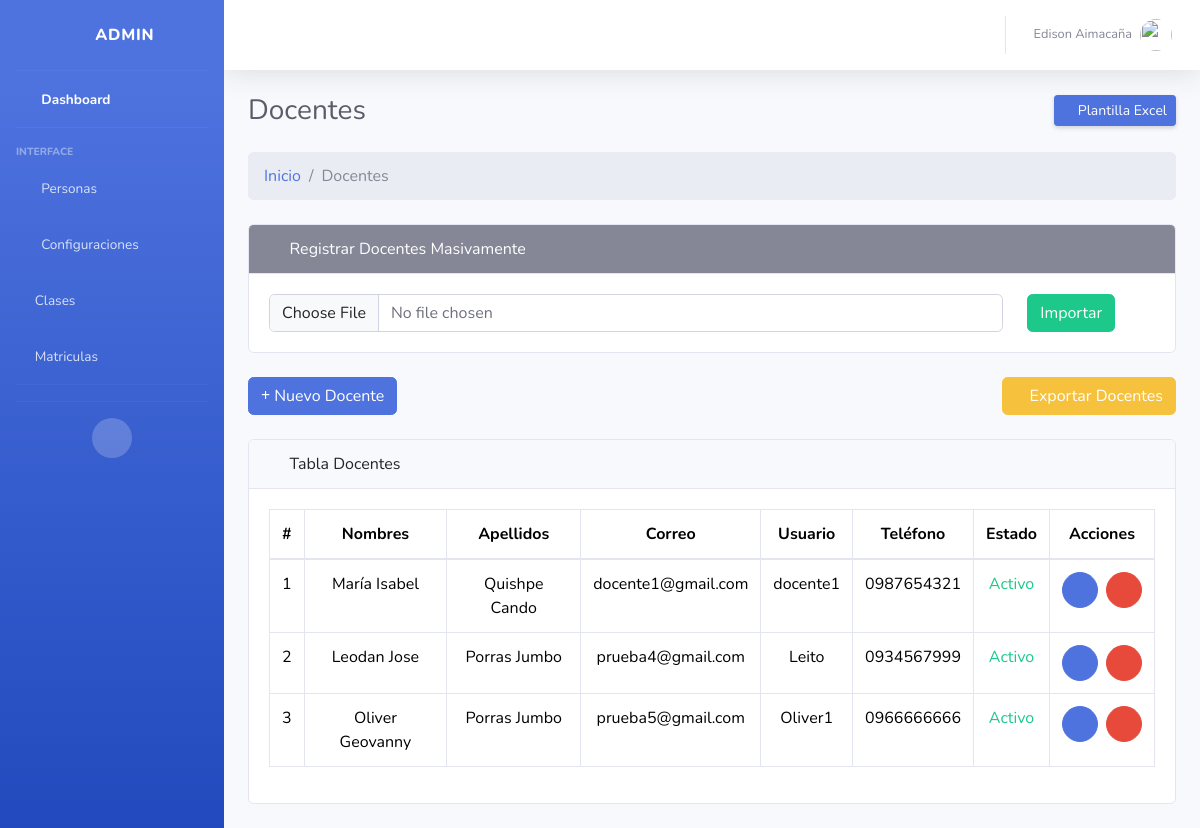
/docente/ (signed in), run on an earlier commit of the app's database.
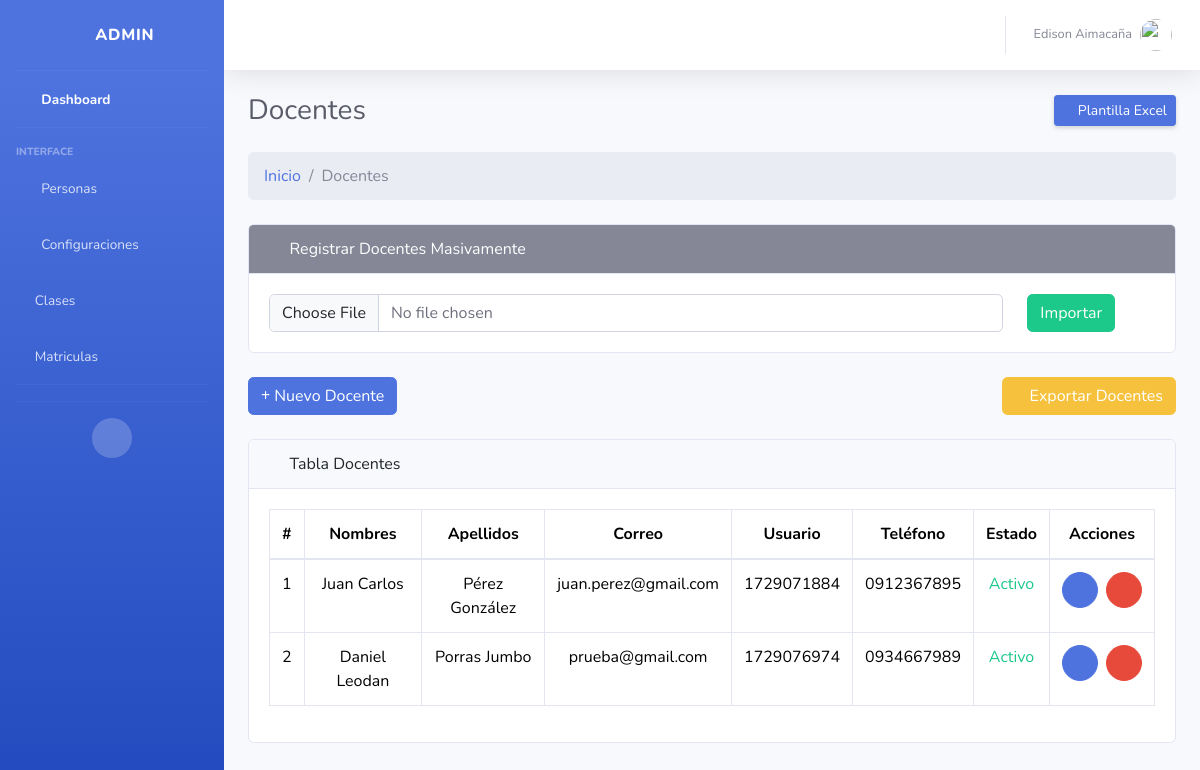
And on a later commit of the database.
### Aplicaciones/core/models.py (models this page shows, shortened)
class Docentes(models.Model):
    doc_id = models.AutoField(primary_key=True)
    fk_id_persona = models.ForeignKey(Personas,verbose_name='Persona',on_delete=models.CASCADE)
    doc_cargo = models.CharField(max_length=100,default="Null",null=False,verbose_name="Cargo:")
    doc_fotografia = models.ImageField(upload_to='docentes/',default=None,verbose_name="Fotografía:")
    doc_estado = models.BooleanField(default=True,verbose_name='Estado:')

class Personas(models.Model):
    per_id = models.AutoField(primary_key=True)
    fk_id_usuario = models.ForeignKey(User,verbose_name='Usuario',on_delete=models.CASCADE)
    per_segundo_nombre = models.CharField(max_length=50,default="Null",null=False,verbose_name="Segundo nombre:")
    per_segundo_apellido = models.CharField(max_length=50,default="Null",null=False,verbose_name="Segundo apellido:")
    per_fecha_nacimiento = models.DateField(
        null=True,          # permite guardar NULL en la base de datos
        blank=True,         # permite dejarlo en blanco en formularios
        verbose_name="Fecha de nacimiento:"
    )
    per_cedula = models.CharField(max_length=15,default="Null",null=False,verbose_name="Cédula:")
    per_telefono = models.CharField(max_length=15,default="Null",null=True,verbose_name="Teléfono:")
    per_fecha_actualizacion = models.DateTimeField(auto_now=True,verbose_name='Actualizado el:')

### Aplicaciones/core/views/crud_docente_views.py (the view)
# urls.py: path('', loguin_views.index, name='loguin_index'),
@admin_required
def index(request):
    docentes = Docentes.objects.exclude(fk_id_persona__fk_id_usuario=request.user)
    return render(request, 'docente/index.html', {'docentes': docentes})

### Aplicaciones/core/context_processors.py (called while the page is built, shortened)
def foto_perfil_usuario(request):
    if request.user.is_authenticated:
        try:
            persona = Personas.objects.get(fk_id_usuario=request.user)
        except Personas.DoesNotExist:
            return {'foto_perfil': None}
        administrador = Administradores.objects.filter(fk_id_persona=persona).first()
        if administrador and administrador.adm_fotografia:
            return {'foto_perfil': administrador.adm_fotografia.url}
    return {'foto_perfil': None}

### Aplicaciones/core/templates/docente/index.html (shortened to what this page needs)
{% extends 'plantillas/MasterAdmin.html' %}
{% load static %}
{% block css %}
<link href="{% static 'vendor/fontawesome-free/css/all.min.css' %}" rel="stylesheet" type="text/css">
{% endblock %}
{% block content %}
<div class="container-fluid ">
  <div class="d-sm-flex align-items-center justify-content-between mb-4">
    <h1 class="h3 mb-0 text-gray-800">Docentes</h1>
    <a href="{% url 'descargar_plantilla_docentes' %}" class="d-none d-sm-inline-block btn btn-sm btn-primary shadow-sm">
      <i class="fas fa-download"></i> Plantilla Excel
    </a>
  </div>
  <ol class="breadcrumb mb-4">
    <li class="breadcrumb-item"><a href="{% url 'core_admin' %}">Inicio</a></li>
    <li class="breadcrumb-item active">Docentes</li>
  </ol>
  <div class="card mb-4">
    <div class="row">
      <div class="col-md-12">
        <div class="card-header bg-secondary text-white">
          <i class="fas fa-file-upload me-1"></i> Registrar Docentes Masivamente
        </div>
        <div class="card-body">
          <form id="form-importar-excel">
            <div class="row">
              <div class="col-md-10">
                <input type="file" name="archivo" id="archivo" class="form-control" accept=".xlsx" required>
              </div>
              <div class="col-md-2">
                <button type="submit" class="btn btn-success">Importar</button>
              </div>
            </div>
          </form>
        </div>
      </div>
    </div>
  </div>
  <div class="row mb-4 d-flex justify-content-between">
    <div class="col-auto">
      <a href="{% url 'docente_create' %}" class="btn btn-primary"><i class="fas fa-plus"></i> Nuevo
        Docente
      </a>
    </div>
    <div class="col-auto">
      <a href="{% url 'exportar_docentes' %}" class="btn btn-warning">
        <i class="fas fa-download fa-sm text-white-50"></i> Exportar Docentes
      </a>
    </div>
  </div>
  <div class="card mb-4">
    <div class="card-header">
      <i class="fas fa-table me-1"></i>
      Tabla Docentes
    </div>
    <div class="card-body">
      <div class="table-responsive">
        <table class="table table-bordered text-center" id="tbl-docente" width="100%" cellspacing="0">
          <thead>
            <tr>
              <th style="width: 1%;">#</th>
              <th>Nombres</th>
              <th>Apellidos</th>
              <th>Correo</th>
              <th>Usuario</th>
              <th>Teléfono</th>
              <th>Estado</th>
              <th class="text-center">Acciones</th>
            </tr>
          </thead>
          <tbody>
            {% for docente in docentes %}
              <tr>
                <td>{{ forloop.counter }}</td>
                <td>{{docente.fk_id_persona.fk_id_usuario.first_name}} {{docente.fk_id_persona.per_segundo_nombre}}</td>
                <td>{{docente.fk_id_persona.fk_id_usuario.last_name}} {{docente.fk_id_persona.per_segundo_apellido}}</td>
                <td>{{docente.fk_id_persona.fk_id_usuario.email}}</td>
                <td>{{docente.fk_id_persona.fk_id_usuario.username}}</td>
                <td>{{docente.fk_id_persona.per_telefono}}</td>
                {% if docente.doc_estado %}
                  <td class="text-success">Activo</td>
                {% else %}
                  <td class="text-danger">Inactivo</td>
                {% endif %}
                <td class="text-center">
                  <div class="d-flex gap-2 justify-content-center">
                    <a href="{% url 'docente_edit' docente.doc_id %}" type="button" class="btn btn-sm btn-primary rounded-circle d-flex align-items-center justify-content-center" style="width: 36px; height: 36px;">
                      <span><i class="fas fa-pen"></i></span>
                    </a>
                    <a class="btn btn-sm btn-danger rounded-circle d-flex align-items-center justify-content-center" style="width: 36px; height: 36px;" data-bs-toggle="modal"
                      data-bs-target="#eliminarModal{{docente.doc_id}}"><i class="fas fa-trash"></i>
                  </a>
                  </div>
                </td>
              </tr>
            {% empty %}
              <tr>
                <td colspan="8">No hay docentes registrados</td>
              </tr>
            {% endfor %}
          </tbody>
        </table>
      </div>
    </div>
  </div>
</div>
{% endblock %}

### Aplicaciones/core/templates/plantillas/MasterAdmin.html (shortened to what this page needs)
{% load static %}
<!DOCTYPE html>
<html lang="es">
  <head>
    <link href="{% static 'vendor/fontawesome-free/css/all.min.css'%}" rel="stylesheet" type="text/css" />
    <link rel="stylesheet" href="{% static 'css/bootstrap.min.css' %}" />
    <link href="{% static 'vendor/bootstrap-select/css/bootstrap-select.min.css' %}" rel="stylesheet">
    <link href="{% static 'css/sb-admin-2.min.css' %}" rel="stylesheet" />
    {% block css %}
    {% endblock %}
  </head>
  <body id="page-top">
    <div id="wrapper">
      <ul class="navbar-nav bg-gradient-primary sidebar sidebar-dark accordion" id="accordionSidebar">
        <a class="sidebar-brand d-flex align-items-center justify-content-center" href="{% url 'core_admin' %}">
          <div class="sidebar-brand-icon rotate-n-15">
            <i class="fas fa-laugh-wink"></i>
          </div>
          <div class="sidebar-brand-text mx-3">
            Admin
          </div>
        </a>
        <hr class="sidebar-divider my-0" />
        <li class="nav-item active">
          <a class="nav-link" href="{% url 'core_admin' %}">
            <i class="fas fa-fw fa-tachometer-alt"></i>
            <span>Dashboard</span>
          </a>
        </li>
        <hr class="sidebar-divider" />
        <div class="sidebar-heading">Interface</div>
        <li class="nav-item">
          <a class="nav-link collapsed" href="#" data-toggle="collapse" data-target="#collapseTwo" aria-expanded="true" aria-controls="collapseTwo">
            <i class="fas fa-fw fa-users"></i>
            <span>Personas</span>
          </a>
        </li>
        <li class="nav-item">
          <a class="nav-link collapsed" href="#" data-toggle="collapse" data-target="#collapseUtilities" aria-expanded="true" aria-controls="collapseUtilities">
            <i class="fas fa-fw fa-wrench"></i>
            <span>Configuraciones</span>
          </a>
        </li>
        <li class="nav-item">
          <a class="nav-link" href="{% url 'clase_index' %}">
            <i class="fa-solid fa-chalkboard-user"></i>
            <span>Clases</span>
          </a>
        </li>
         <li class="nav-item">
          <a class="nav-link" href="{% url 'matricula_index'%}">
            <i class="fa-solid fa-file"></i>
            <span>Matriculas</span>
          </a>
        </li>
        <hr class="sidebar-divider" />
        <hr class="sidebar-divider d-none d-md-block" />
        <div class="text-center d-none d-md-inline">
          <button class="rounded-circle border-0" id="sidebarToggle"></button>
        </div>
      </ul>
      <div id="content-wrapper" class="d-flex flex-column">
        <div id="content">
          <nav class="navbar navbar-expand navbar-light bg-white topbar mb-4 static-top shadow">
            <ul class="navbar-nav ml-auto">
              <li class="nav-item dropdown no-arrow">
                <a class="nav-link dropdown-toggle" href="#" id="userDropdown" role="button" data-toggle="dropdown" aria-haspopup="true" aria-expanded="false">
                  <span class="mr-2 d-none d-lg-inline text-gray-600 small">{{ user.first_name }} {{ user.last_name }}</span>
                  <img class="img-profile rounded-circle" src="{{ foto_perfil }}" onerror="this.onerror=null;this.src='{% static 'img/undraw_profile.svg' %}';" />
                </a>
              </li>
            </ul>
          </nav>
            {% block content %}
            {% endblock %}
          </div>
        </div>
      </div>
  </body>
</html>

What changed in the data, as far as the page shows it:
removed Docentes: fk_id_persona.fk_id_usuario.first_name "María", fk_id_persona.per_segundo_nombre "Isabel", fk_id_persona.fk_id_usuario.last_name "Quishpe", fk_id_persona.per_segundo_apellido "Cando", fk_id_persona.fk_id_usuario.email "docente1@gmail.com", fk_id_persona.fk_id_usuario.username "docente1", fk_id_persona.per_telefono "0987654321", doc_estado "Activo"
removed Docentes: fk_id_persona.fk_id_usuario.first_name "Leodan", fk_id_persona.per_segundo_nombre "Jose", fk_id_persona.fk_id_usuario.last_name "Porras", fk_id_persona.per_segundo_apellido "Jumbo", fk_id_persona.fk_id_usuario.email "prueba4@gmail.com", fk_id_persona.fk_id_usuario.username "Leito", fk_id_persona.per_telefono "0934567999", doc_estado "Activo"
removed Docentes: fk_id_persona.fk_id_usuario.first_name "Oliver", fk_id_persona.per_segundo_nombre "Geovanny", fk_id_persona.fk_id_usuario.last_name "Porras", fk_id_persona.per_segundo_apellido "Jumbo", fk_id_persona.fk_id_usuario.email "prueba5@gmail.com", fk_id_persona.fk_id_usuario.username "Oliver1", fk_id_persona.per_telefono "0966666666", doc_estado "Activo"
added Docentes: fk_id_persona.fk_id_usuario.first_name "Juan", fk_id_persona.per_segundo_nombre "Carlos", fk_id_persona.fk_id_usuario.last_name "Pérez", fk_id_persona.per_segundo_apellido "González", fk_id_persona.fk_id_usuario.email "juan.perez@gmail.com", fk_id_persona.fk_id_usuario.username "1729071884", fk_id_persona.per_telefono "0912367895", doc_estado "Activo"
added Docentes: fk_id_persona.fk_id_usuario.first_name "Daniel", fk_id_persona.per_segundo_nombre "Leodan", fk_id_persona.fk_id_usuario.last_name "Porras", fk_id_persona.per_segundo_apellido "Jumbo", fk_id_persona.fk_id_usuario.email "prueba@gmail.com", fk_id_persona.fk_id_usuario.username "1729076974", fk_id_persona.per_telefono "0934667989", doc_estado "Activo"
